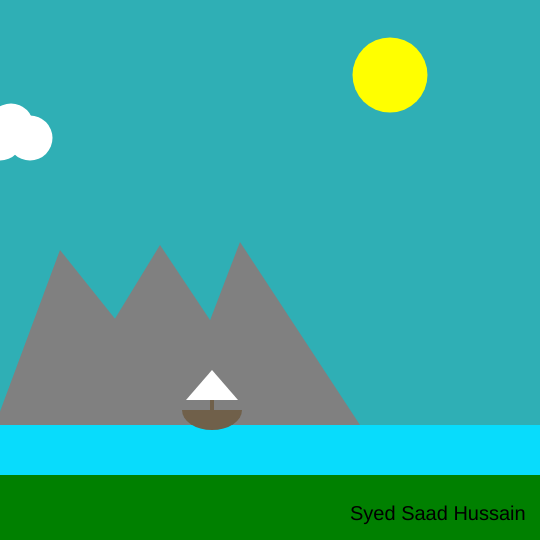
Frame 1 (no input)
Frame 60 (no input): identical to frame 1, image omitted
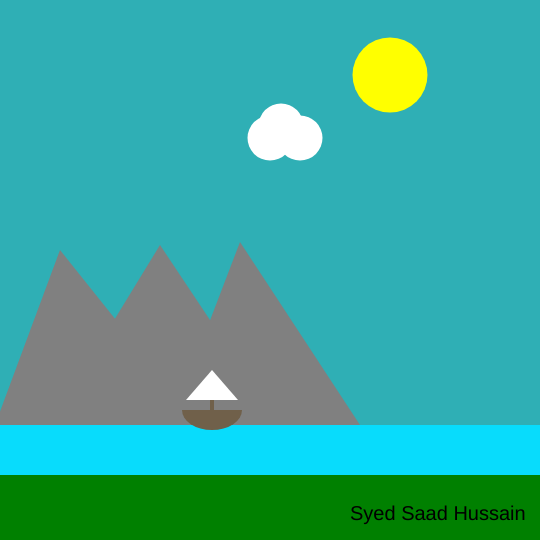
Frame 120 (the mouse pressed at the canvas centre since frame 60)

The p5.js sketch that drew these frames (run headless with seeded random() and noise() and a simulated clock; from frame 60 on, the mouse is pressed at the canvas centre):

// p5.js sketch
// ── sketch.js
// Interactive Scene
// Syed Saad Hussain
// September 16, 2025

// This code will have moving elements such as the boat
// GLobal Variables
let gl = 425; // ground level
let topl = 250; // coordinate of the highest mountain level (for all mountains)
let xb = 212; // for the boat
let boatspeed = 2.5; // You can control the speed of the boat here
let suncolor = "yellow";
let bgcolor;
let xs = 390; // x coordinate of the sun


// position of the sun (x coordinate)
let currentback = 0;
let iscrescent = false;
//let cx = 275; // Cloud x coordinate 
function setup() {
  createCanvas(540,540);
  bgcolor = color(0, 181, 226);

}

function draw() {

colourChanging();
background(bgcolor);
                                  
  
fill("green");
noStroke();
rect(0, gl, 540, 115);
  

// All natural elements
sun();
mountains();
lake();
boat();


// Crescent
if(iscrescent === true){ // checks whether it's true or false according ot the background
  fill(17, 18, 1);
  circle(xs + 5, 75, 75);
} else{
  iscrescent = false;
}

// Waxing crescent
if(currentback === 2){
  // checks if the current back value is 2
  fill(26, 33, 54);
  circle(xs + 20, 75, 75);
}

cloud();



// text for illustrator's name
textSize(20);
fill("black");
text("Syed Saad Hussain", 350, 520)

// Displays the coordinates on the screen
// fill("purple")
// textSize(16);
// text("X: " + mouseX + "  Y: " + mouseY, mouseX + 20, mouseY);


// BOATS MOVEMENT
if (keyIsDown(RIGHT_ARROW) && (xb + 30) < 540){ // (xb + 30) < 540) --> for restricting the boat from going outside the canvas
  xb += boatspeed;
}
if (keyIsDown(LEFT_ARROW) && xb > 30){
  xb -= boatspeed;  
}

}


function mousePressed(){
  if(mouseButton === CENTER){ // pressing ht ecenter button of the mouse will change
                              // change the background
    currentback++; 
    // infinite loop 
    if(currentback > 3){  // reset when > 3
      currentback = 0;  
    }
  }
}

// CURRENT BACK FOR BACKGROUND
function colourChanging(){
  // inspect our state variable, and draw 1 and 4 possible 
  //option, depending on the current variable
  switch(currentback){ 
    case 0:
      bgcolor = color(47, 175, 181); // bright teal
      suncolor = "yellow";
      iscrescent = false;
      break;
    case 1:
       bgcolor = color(111, 196, 200); // light blue
       suncolor = "yellow";
       iscrescent = false;
      break;
    case 2:
      bgcolor = color(26, 33, 54); // dark blue
      suncolor = color(200, 200, 255);
      iscrescent = false;
      break;
    case 3:
      bgcolor = color(17, 18, 17); // Night time
      suncolor = color(200, 200, 255);
      iscrescent = true;
      break;
    default:
      bgcolor = color(0, 181, 226);
      break;
}
}



function mountains(){
  fill("grey")
  triangle(-5,gl,60,topl,200,gl)
  triangle(50,gl,160,topl-5,280,gl)
  triangle(170,gl,240,topl-8,360,gl)
}



function lake(){
  fill(8, 220, 252);
  rect(0,gl,540,50);
}

function boat(){
  // Boat's body
  fill(112, 96, 74);
  arc(xb, 410, 60, 40, 0, PI, PIE);
  
  // Mass stick holding the eboat
  rect(xb-2,380, 4,30);
  
  // sail of the boat
   fill("white");
   triangle(xb-26,400,xb,370,xb+26,400);
}
 
function cloud(){
  fill("white")
  circle(mouseX,138,45); // mouseX is for the movement of the cloud
  circle(mouseX + 30,138,45);
  circle(mouseX + 11,126,45);

}

function sun(){
fill(suncolor);
circle(xs,75,75);
}  
  
